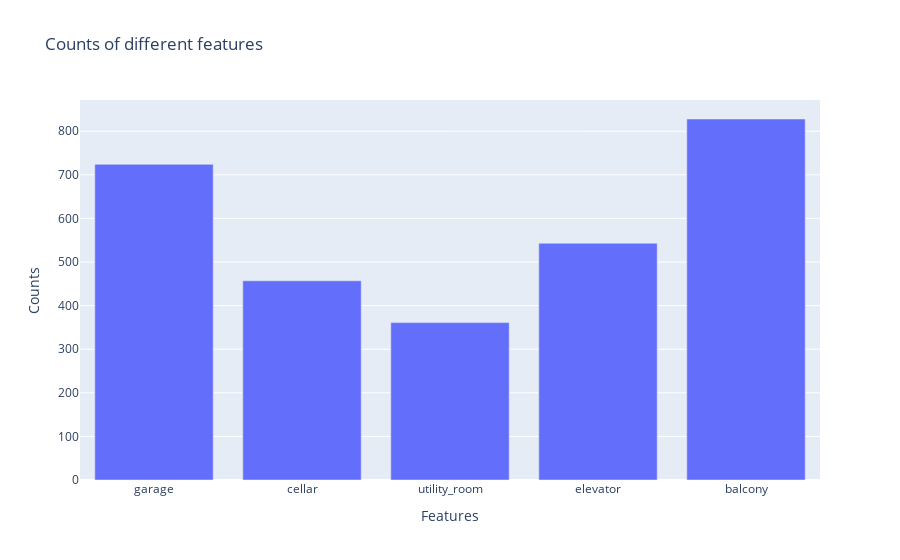

The notebook cell saved with this chart:
### Markdown cell above
#### **How common are some of the qualitative features?**
In this part, I will investigate how frequelntly extra features like `garage` or `utility_room` appear on home listings. <br />

### Code cell
qualitative_columns = ["garage", "cellar", "utility_room", 'elevator', "balcony"]
count_values = []
   
for col in qualitative_columns:
    count = alldata[alldata[col] == 1]
    count_values.append(len(count))
    
px.bar(x=qualitative_columns, 
       y=count_values, 
       title="Counts of different features", 
       labels={
           "x": "Features",
           "y": "Counts"})

### Figure 1 — Plotly figure (JSON) as saved in the notebook; plotly's stock layout.template omitted (floating-point values rounded to 4 significant figures)
{"data": [{"alignmentgroup": "True", "hovertemplate": "Features=%{x}<br>Counts=%{y}<extra></extra>", "legendgroup": "", "marker": {"color": "#636efa", "pattern": {"shape": ""}}, "name": "", "offsetgroup": "", "orientation": "v", "showlegend": false, "textposition": "auto", "type": "bar", "x": ["garage", "cellar", "utility_room", "elevator", "balcony"], "xaxis": "x", "y": [724, 457, 361, 543, 828], "yaxis": "y"}], "layout": {"barmode": "relative", "legend": {"tracegroupgap": 0}, "title": {"text": "Counts of different features"}, "xaxis": {"anchor": "y", "domain": [0, 1], "title": {"text": "Features"}}, "yaxis": {"anchor": "x", "domain": [0, 1], "title": {"text": "Counts"}}}}
